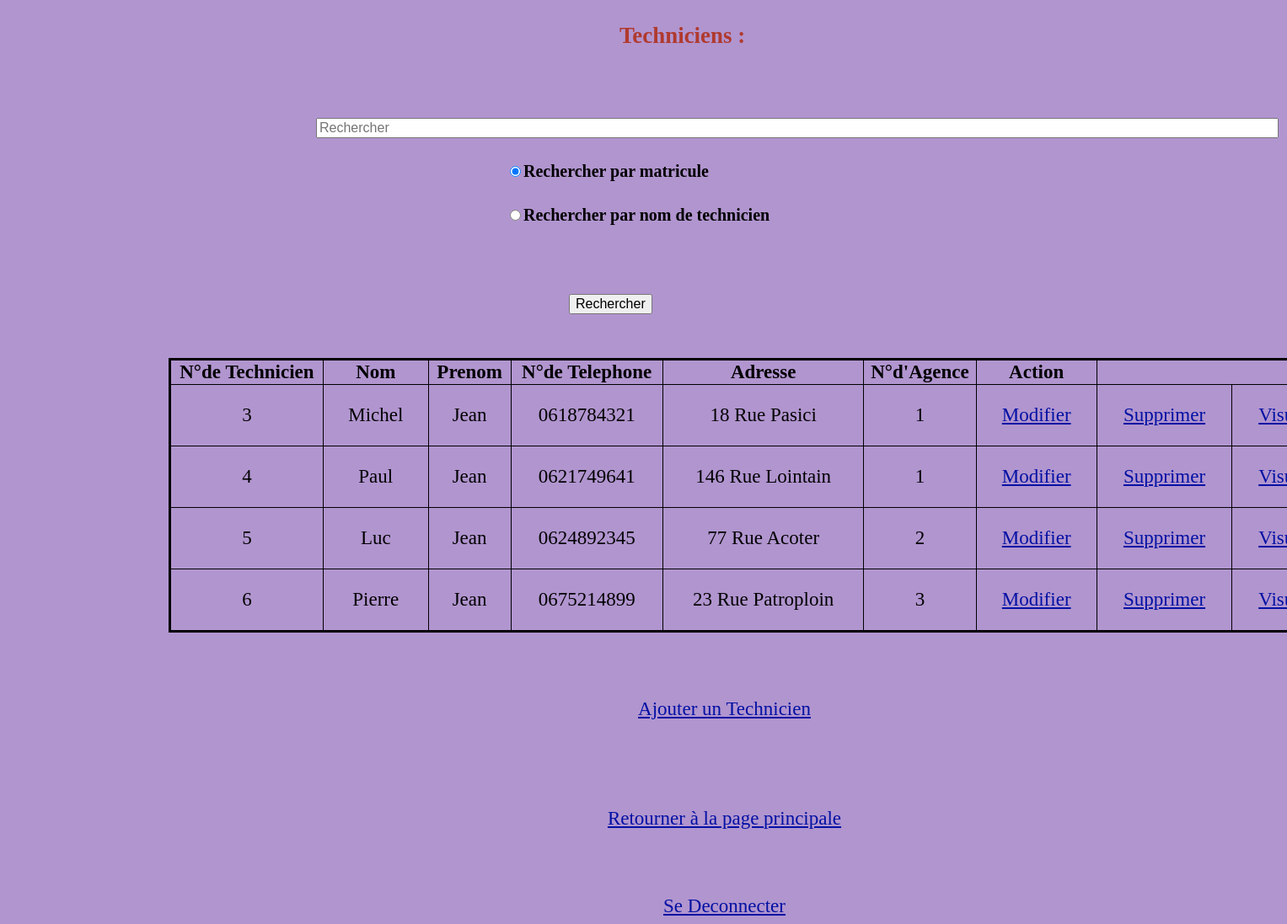
Page /vue/vueInfoTech.html.php on the committed database.
### tables this page shows
CREATE TABLE IF NOT EXISTS `technicien` (
  `Matricule` int(10) NOT NULL,
  `TelephoneMobile` varchar(10) NOT NULL,
  `Qualification` varchar(20) NOT NULL,
  `DateObtention` text NOT NULL,
  `NomEmploye` varchar(15) NOT NULL,
  `PrenomEmploye` varchar(15) NOT NULL,
  `AdresseEmploye` varchar(30) NOT NULL,
  `DateEmbauche` text NOT NULL,
  `NumeroAgence` int(11) NOT NULL,
  PRIMARY KEY (`Matricule`),
  KEY `Technicien_Agence0_FK` (`NumeroAgence`)
);

### vue/vueInfoTech.html.php (the view, shortened to what this page needs)
<!DOCTYPE html>
<html lang="fr">
<head>
	<link href="../css/css.css" rel="stylesheet" type="text/css">
</head>
<h3>Techniciens :</h3>
<br />
<br />
	<form method='post'>
		<input type='text' placeholder='Rechercher' name="recherche_valeur"size="120" style="font-size: 16px; position: relative; left: 275px;">
		<br><br>
		<input type="radio" name="option" value="num" style="border: none; font-size: 16px; position: relative; left: 500px;" checked><b>Rechercher par matricule</b><br><br>
		<input type="radio" name="option" value="cli" style="border: none; font-size: 16px; position: relative; left: 500px;"><b>Rechercher par nom de technicien</b><br><br>
		<br><br>
		<input type="submit" value="Rechercher" style="font-size: 16px; position: relative; left: 575px;">
	</form>
<br />
<br />
<?php
include '../modele/bdd.con.php';
if(isset($_POST['recherche_valeur'])){
		$option = $_POST['option'];
		if($option == 'num'){
			$table = mysqli_query($mysqli, "SELECT Matricule, NomEmploye, PrenomEmploye, TelephoneMobile, AdresseEmploye, NumeroAgence FROM technicien WHERE Matricule = '".$_POST['recherche_valeur']."'");
		}
		else{
			$table = mysqli_query($mysqli, "SELECT Matricule, NomEmploye, PrenomEmploye, TelephoneMobile, AdresseEmploye, NumeroAgence FROM technicien WHERE NomEmploye = '".$_POST['recherche_valeur']."'");
		}
	}
else {
	$table = mysqli_query ($mysqli, 'SELECT Matricule, NomEmploye, PrenomEmploye, TelephoneMobile, AdresseEmploye, NumeroAgence FROM technicien');
}
echo "<table>";
echo "<tr><th>N°de Technicien</th><th>Nom</th><th>Prenom</th><th>N°de Telephone</th><th>Adresse</th><th>N°d'Agence</th><th>Action</th></tr>";
while ($ligne = mysqli_fetch_assoc($table) ) {
	echo "<tr>";
	echo"<td>".$ligne['Matricule']."</td> <td>".$ligne['NomEmploye']."</td> <td>".$ligne['PrenomEmploye']."</td> <td>".$ligne['TelephoneMobile']."</td> <td>".$ligne['AdresseEmploye']."</td> <td>".$ligne['NumeroAgence']."</td>
	<td><a href='vueEditTech.html.php?id=".$ligne['Matricule']."'>Modifier</a></td>
	<td> <a href='vueSuppTech.html.php?id=".$ligne['Matricule']."'>Supprimer</a></td>
	<td> <a href='vueStatTech.html.php?id=".$ligne['Matricule']."'>Visualiser</a></td>
	</tr>";
}
echo "</table>";
?><br />
<br />
<br />
<div>
<a href='ajoutTech.html.php'>Ajouter un Technicien</a>
</div>
<br />
<br />
<br />
<div>
</br><a href='../vue/gest.html.php'>Retourner à la page principale</a></br>
</div>
<br />
<br />
<br />
<div>
<a href='deconnex.html.php'>Se Deconnecter</a>
</div>

### css/css.css (style rules this page uses)
h1, h3, h4, h5 { color: #B03A2E; text-align: center; }
a { color: #0010A3; text-align: center; }
b { font-size:20px; position: relative; left: 500px }
div { text-align: center; margin-left: 100px; }
table { border-collapse: collapse; border: 3px solid black; margin-left: 100px; width:100%; }
table tr,table th,table td { border:1px solid black; }
table tr td { text-align:center; padding:1em; }
th, td { border: 3px solid black; }

### rows in the picture
technicien: Matricule "3", NomEmploye "Michel", PrenomEmploye "Jean", TelephoneMobile "0618784321", AdresseEmploye "18 Rue Pasici", NumeroAgence "1"
technicien: Matricule "4", NomEmploye "Paul", PrenomEmploye "Jean", TelephoneMobile "0621749641", AdresseEmploye "146 Rue Lointain", NumeroAgence "1"
technicien: Matricule "5", NomEmploye "Luc", PrenomEmploye "Jean", TelephoneMobile "0624892345", AdresseEmploye "77 Rue Acoter", NumeroAgence "2"
technicien: Matricule "6", NomEmploye "Pierre", PrenomEmploye "Jean", TelephoneMobile "0675214899", AdresseEmploye "23 Rue Patroploin", NumeroAgence "3"
